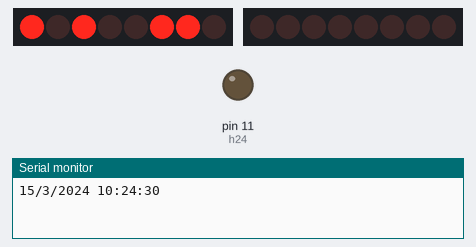
Recording of a sketch running on a simulated Arduino Uno, built with avr-gcc and run on an emulated ATmega328P. On the bench: 2 × 8 shift-register outputs drawn as a row of LEDs (first output left, lit = HIGH), output pins drawn as LEDs (lit = HIGH), the last lines printed to the serial monitor. Wiring (inferred from the names in the program): 2 × shift register (74HC595): data pin 2, shift clock pin 3, latch pin 10 / data pin 8, shift clock pin 9, latch pin 4. Wiring (inferred from the signals the program sends): 2 × row of LEDs: on Q0, Q1, Q2, Q3, Q4, Q5, Q6, Q7 / on Q0, Q1, Q2, Q3, Q4, Q5, Q6, Q7. The local clock reads 2024-03-15 10:24:30 at power-on unless the sketch sets it; pins used as bus, display or sensor lines are not drawn.

Above: at 0.1 s.
At 4.6 s:
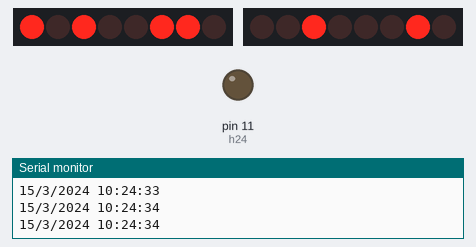
At 9.6 s:
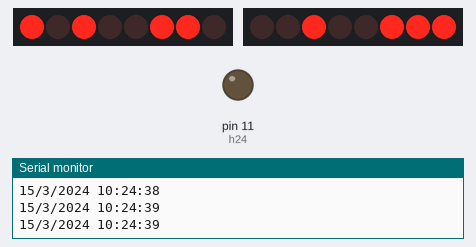
At 19.6 s:
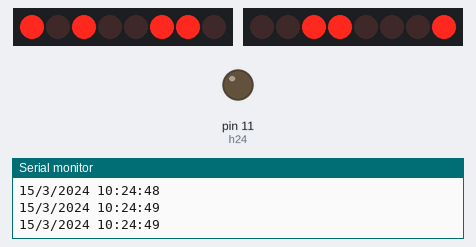
At 28.7 s:
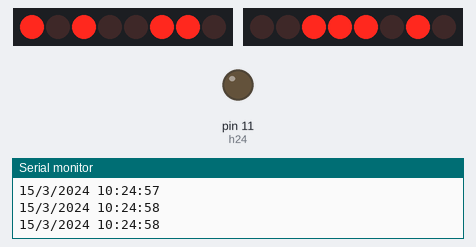
At 38.7 s:
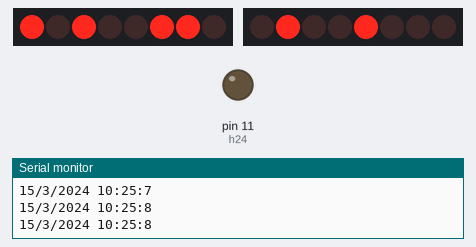
Timing chart, 0 to 40.0 s (numbered marks = the images above):
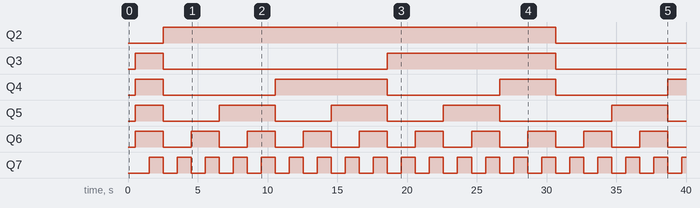

The sketch:

24h_binary_clock.ino
```cpp
// http://www.multiwingspan.co.uk/arduino.php?page=bclock
// adapted sketch for 24 hour format by niq_ro from http://arduinotehniq.blogspot.com/
// 30.06.2015 - Craiova

#include <Wire.h>
#include "RTClib.h"

RTC_DS1307 RTC;
int datapin = 2;      // DATA for IC1
int clockpin = 3;     // CLK for IC1
int latchpin = 4;     // LATCH for IC1
int datapin2 = 8;     // DATA for IC2
int clockpin2 = 9;    // CLK for IC2
int latchpin2 = 10;   // LATCH for IC2
int h24 = 11;         // extra led for 24 hour format

void setup()
{
  Serial.begin(57600);
  Wire.begin();
  RTC.begin();

  if (! RTC.isrunning()) {
    Serial.println("RTC is NOT running!");
    // following line sets the RTC to the date & time this sketch was compiled
    //RTC.adjust(DateTime(__DATE__, __TIME__));
  }

  pinMode(datapin, OUTPUT);
  pinMode(clockpin, OUTPUT);
  pinMode(latchpin, OUTPUT);
  pinMode(datapin2, OUTPUT);
  pinMode(clockpin2, OUTPUT);
  pinMode(latchpin2, OUTPUT);
  pinMode(h24, OUTPUT);
}

void loop()
{

  DateTime now = RTC.now();
  // All used for checking the time of the clock
  // This section can be removed when everything is working
  Serial.print(now.day(), DEC);
  Serial.print('/');
  Serial.print(now.month(), DEC);
  Serial.print('/');
  Serial.print(now.year(), DEC);
  Serial.print(' ');
  Serial.print(now.hour(), DEC);
  Serial.print(':');
  Serial.print(now.minute(), DEC);
  Serial.print(':');
  Serial.print(now.second(), DEC);
  Serial.println();
  // End of section that can be removed

  int mins = now.minute();
  int secs = now.second();
  int hr = now.hour();
/*
  // convert to 12 hour time
  if (hr>12)
  {
    hr = hr-12;
  }
*/

  // variables to describe pattern of on lights
  byte data1 = 0;
  byte data2 = 0;


  // encode the time

if (bitRead(hr,4)==1) digitalWrite(h24,HIGH);
else digitalWrite(h24,LOW);

  // hr = 1st four bits
  for (int i =0;i<4;i++)
  {
    if (bitRead(hr,i)==1)
    {
      bitWrite(data1,3-i,1);
    }
  }
  // mins on the first shift register
  for (int i =2;i<6;i++)
  {
    if (bitRead(mins,i)==1)
    {
      bitWrite(data1,9-i,1);
    }
  }
  // remaining mins LEDs
  for (int i =0;i<2;i++)
  {
    if (bitRead(mins,i)==1)
    {
      bitWrite(data2,1-i,1);
    }
  }
  // seconds
  for (int i =2;i<8;i++)
  {
    if (bitRead(secs,i-2)==1)
    {
      bitWrite(data2,9-i,1);
    }
  }
  // output the information
  writeByte(data1,1);
  writeByte(data2,2);
  // a brief pause
  delay(500);

}

void writeByte(byte data, byte set)
{
  int d,c,l;
  if (set==1)
  {
    d = 2;
    c = 3;
    l = 4;
  }
  else if (set==2)
  {
    d = 8;
    c = 9;
    l = 10;
  }
  shiftOut(d, c, MSBFIRST, data);
  // toggle the latch pin so that the data appears as an output
  digitalWrite(l, HIGH);
  digitalWrite(l, LOW);
}
```

Measured:
- by itself, Q2: LOW → HIGH at 2.5 s, → LOW 28.1 s later
- by itself, Q3: LOW → HIGH at 0.51 s, → LOW 2.0 s later, → HIGH 16.1 s later, → LOW 12.1 s later
- by itself, Q4: goes HIGH 2.0 s, LOW 8.0 s, HIGH 8.0 s, LOW 8.0 s, HIGH 4.0 s, LOW 8.0 s, then HIGH
- by itself, Q5: goes HIGH 2.0 s, 3 × (LOW 4.0 s, HIGH 4.0 s), LOW 8.0 s, HIGH 4.0 s, then LOW
- by itself, Q6: alternates HIGH for 2.0 s and LOW for 2.0 s
- by itself, Q7: alternates HIGH for 1.0 s and LOW for 1.0 s
